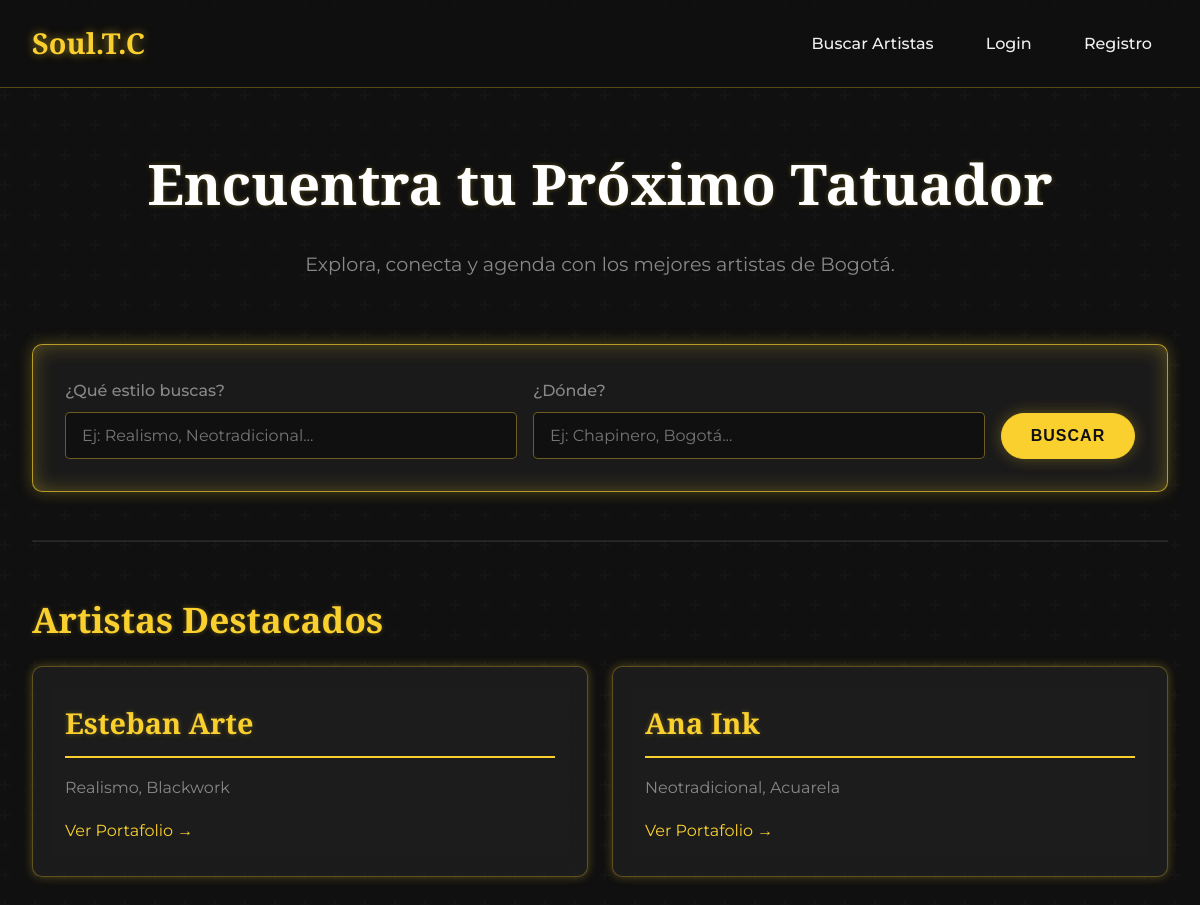
The page / on the database its author committed.
### app.py (models this page shows, shortened)
class Usuarios(db.Model):
    id = db.Column(db.Integer, primary_key=True)
    nombre = db.Column(db.String(100), nullable=False)
    email = db.Column(db.String(80), unique=True, nullable=False)
    password_hash = db.Column(db.String(128), nullable=False)
    tipoUsuario = db.Column(db.String(20), nullable=False, default='cliente') # admin, tatuador, cliente
    telefono = db.Column(db.String(50), nullable=True)
    fechaRegistro = db.Column(db.String(100), nullable=False, default=datetime.now().isoformat)
    perfil = db.relationship('TatuadorPerfil', backref='usuario', uselist=False, cascade="all, delete-orphan")
    portafolios = db.relationship('Portafolio', backref='tatuador', lazy=True, cascade="all, delete-orphan")
    citas_enviadas = db.relationship('Citas', foreign_keys='Citas.clienteId', backref='cliente', lazy=True, cascade="all, delete-orphan")
    citas_recibidas = db.relationship('Citas', foreign_keys='Citas.tatuadorId', backref='tatuador', lazy=True, cascade="all, delete-orphan")

class TatuadorPerfil(db.Model):
    id = db.Column(db.Integer, primary_key=True)
    usuarioId = db.Column(db.Integer, db.ForeignKey('usuarios.id', ondelete="CASCADE"), unique=True, nullable=False)
    especialidades = db.Column(db.Text, nullable=True)
    descripcion = db.Column(db.Text, nullable=True)
    tarifas = db.Column(db.String(200), nullable=True)
    redesSociales = db.Column(db.String(200), nullable=True)
    ubicacion = db.Column(db.String(200), nullable=True)
    latitud = db.Column(db.Float, nullable=True)
    longitud = db.Column(db.Float, nullable=True)

### app.py (the view)
@app.route('/')
def index():
    if 'usuarioId' in session:
        return redirect(url_for('dashboard'))
    tatuadores = db.session.query(
        Usuarios, func.count(Resenas.id).label('total_resenas')
    ).join(TatuadorPerfil).join(Citas, Usuarios.id == Citas.tatuadorId).join(Resenas).filter(
        Usuarios.tipoUsuario == 'tatuador',
        Citas.estado == 'Completada'
    ).group_by(Usuarios.id).order_by(func.count(Resenas.id).desc()).limit(6).all()
    tatuadores_obj = [t[0] for t in tatuadores]
    return render_template('index.html', tatuadores=tatuadores_obj)

### templates/index.html (shortened to what this page needs)
{% extends "Base.html" %}
{% block content %}
<div style="text-align: center; margin: 3rem 0 4rem 0;">
  <h1 style="font-size: 3.5rem; color: #fff;">Encuentra tu Próximo Tatuador</h1>
  <p style="font-size: 1.2rem; color: var(--color-text-muted);">Explora, conecta y agenda con los mejores artistas de Bogotá.</p>
</div>
<div class="search-bar">
  <form action="{{ url_for('buscar') }}" method="GET">
    <div class="form-group">
      <label for="q">¿Qué estilo buscas?</label>
      <input type="text" id="q" name="q" placeholder="Ej: Realismo, Neotradicional...">
    </div>
    <div class="form-group">
      <label for="loc">¿Dónde?</label>
      <input type="text" id="loc" name="loc" placeholder="Ej: Chapinero, Bogotá...">
    </div>
    <button type="submit" class="btn btn-primary">Buscar</button>
  </form>
</div>
<hr style="margin: 3rem 0; border-color: rgba(255,255,255,0.1);">
<h2>Artistas Destacados</h2>
{% if tatuadores %}
  <div class="dashboard-grid">
    {% for tatuador in tatuadores %}
      <div class="card">
        <h3>{{ tatuador.nombre }}</h3>
        {% if tatuador.perfil and tatuador.perfil.especialidades %}
          <p style="color: var(--color-text-muted);">{{ tatuador.perfil.especialidades }}</p>
        {% endif %}
        <a href="{{ url_for('perfil_tatuador', id=tatuador.id) }}" style="margin-top: auto;">Ver Portafolio &rarr;</a>
      </div>
    {% endfor %}
  </div>
{% else %}
  <p>No hay tatuadores registrados en este momento.</p>
{% endif %}
{% endblock %}

### Static/css/style.css (style rules this page uses)
:root { --color-bg: #101010; --color-surface: #1a1a1a; --color-text: #f0f0f0; --color-text-muted: #888; --color-gold: #FAD02E; --color-gold-muted: rgba(250, 208, 46, 0.7); --color-gold-glow: rgba(250, 208, 46, 0.3); --color-gold-glow-strong: rgba(250, 208, 46, 0.5); --color-success: #2ecc71; --color-danger: #e74c3c; --color-info: #3498db; --color-warning: #f39c12; --font-heading: 'Playfair Display', serif; --font-body: 'Montserrat', sans-serif; }
* { margin: 0; padding: 0; box-sizing: border-box; }
body { background-color: var(--color-bg); color: var(--color-text); font-family: var(--font-body); line-height: 1.7; }
h1, h2, h3, h4 { font-family: var(--font-heading); color: var(--color-gold); margin-bottom: 1rem; text-shadow: 0 0 5px var(--color-gold-glow); }
h1 { font-size: 2.8rem; }
h2 { font-size: 2.2rem; }
h3 { font-size: 1.8rem; }
p { margin-bottom: 1rem; }
a { color: var(--color-gold); text-decoration: none; }
.form-group { margin-bottom: 1.5rem; }
.form-group label { display: block; margin-bottom: 0.5rem; font-weight: 500; color: var(--color-text-muted); }
.form-group input, .form-group select, .form-group textarea { width: 100%; padding: 0.8rem 1rem; border: 1px solid rgba(250, 208, 46, 0.4); background: var(--color-bg); color: var(--color-text); border-radius: 5px; font-size: 1rem; font-family: var(--font-body); transition: all 0.3s ease; }
.btn { display: inline-block; padding: 0.8rem 1.8rem; border-radius: 50px; text-decoration: none; font-weight: 700; font-size: 1rem; cursor: pointer; border: 1px solid var(--color-gold); transition: all 0.3s ease; text-transform: uppercase; letter-spacing: 1px; }
.btn-primary { background-color: var(--color-gold); color: var(--color-bg); box-shadow: 0 0 15px var(--color-gold-glow); }
.dashboard-grid { display: grid; grid-template-columns: repeat(auto-fit, minmax(320px, 1fr)); gap: 1.5rem; }
.card { background: rgba(255, 255, 255, 0.05); backdrop-filter: blur(10px); border: 1px solid rgba(250, 208, 46, 0.3); box-shadow: 0 0 10px var(--color-gold-glow); padding: 2rem; border-radius: 10px; transition: all 0.3s ease; display: flex; flex-direction: column; }
.card h3 { margin-top: 0; border-bottom: 2px solid var(--color-gold); padding-bottom: 0.5rem; display: inline-block; }
.search-bar { background: var(--color-surface); padding: 2rem; border-radius: 10px; margin-bottom: 2rem; border: 1px solid var(--color-gold-muted); box-shadow: 0 0 15px var(--color-gold-glow), 0 0 20px var(--color-gold-glow) inset; }
.search-bar form { display: grid; grid-template-columns: 1fr 1fr auto; gap: 1rem; align-items: end; }
.search-bar .form-group { margin-bottom: 0; }

### rows shown on the page
Usuarios: nombre "Esteban Arte", perfil.especialidades "Realismo, Blackwork"
Usuarios: nombre "Ana Ink", perfil.especialidades "Neotradicional, Acuarela"
